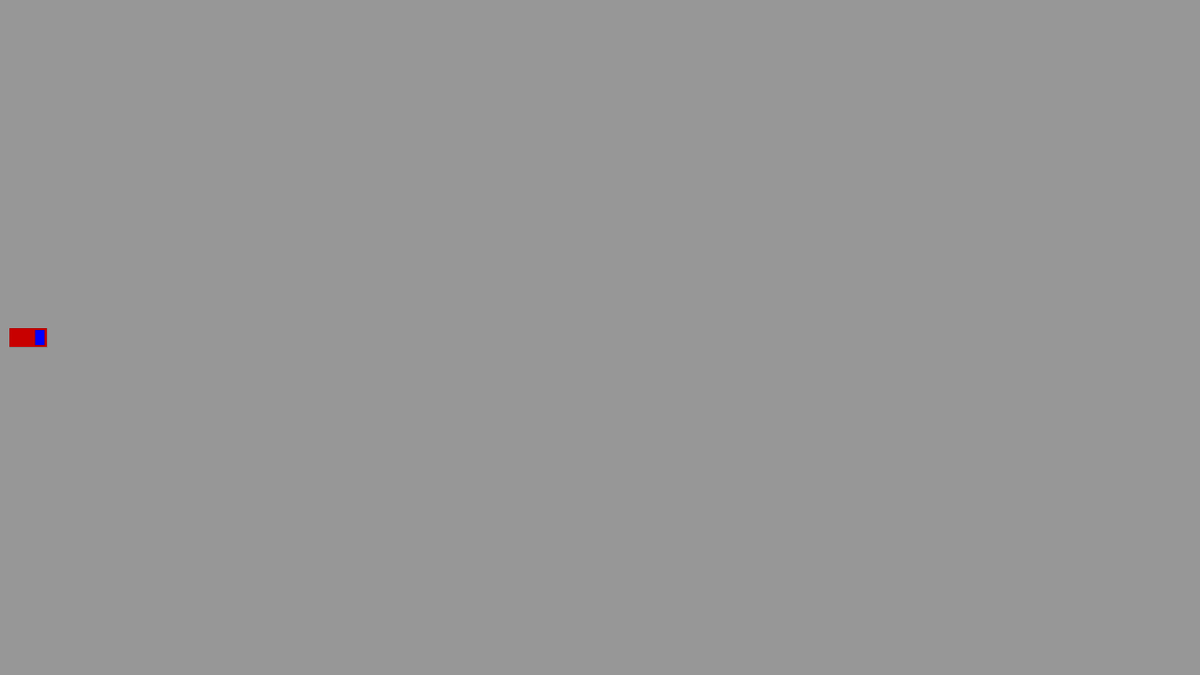
Frame 1 (no input)
Frame 60 (the mouse pressed at the canvas centre just before this capture): identical to frame 1, image omitted
Frame 120 (the mouse held since frame 60 and released just before this capture): identical to frame 1, image omitted

The Processing sketch that drew this single still picture (run headless with seeded random() and noise(); from frame 60 on, the mouse is pressed at the canvas centre):

// Processing sketch: autoISenzori
// ── autoISenzori.pde
Car car;
PVector start;

void setup(){
size(1280,720);
background(151);

start = new PVector(30,height/2);

car = new Car(start.x,start.y);


}



void draw(){
  background(151);

  car.move();
  car.show();
  


}

// ── Car.pde





class Car {
  PVector loc, vel, acc;
  float radius;

  float fitness;
  float fitnessMultiplier;

  float distTravelled;
  
  Sensor f, fr, fl, r, l;
  float frontS, frontRightS, frontLeftS, rightS, leftS;


  //int step = 0;
  float steering, speed, topSpeed;

  Car(float x, float y) {
    loc = new PVector(x, y);
    acc = new PVector(0.1, 0);
    vel = new PVector();
    radius = 20; 
    steering = 0;
    speed = 0;
    topSpeed = 3;

    distTravelled = 0;
    fitness = 0;
    fitnessMultiplier = 0.9;
  }


  void move() {

    if (true) {
      //update(); //Brzina i skretanje se postavljaju.

      //vel.add(acc);
      //loc.add(vel);
      //distTravelled+= vel.get().mag();

      //Inicijalizacija senzora. (Kutevi:  0.349rad = 20deg, 0.873 = 50deg)   
      PVector norm = vel.get().normalize();
      f = new Sensor(loc, norm);                        //
      fr = new Sensor(loc, norm.get().rotate(0.349));   // 
      fl = new Sensor(loc, norm.get().rotate(-0.349));  // Inicijalizacija i crtanje senzora.
      r = new Sensor(loc, norm.get().rotate(0.873));    //
      l = new Sensor(loc, norm.get().rotate(-0.873));   //

      frontS = f.see();          //
      frontRightS = fr.see();    //
      frontLeftS = fl.see();     // Omogucavanje senzorima da "vide".
      rightS = r.see();          // see() u Sensor class
      leftS = l.see();           //
    }
  }




  void update() {

    //Utjecanje na skretanje auta. (-1 -> lijevo; 1 -> desno)
    float steeringAngle = map(steering, -1, 1, -0.05, 0.05);
    acc.rotate(steeringAngle); 

    //Postavljanje limita na brzinu, tj. izravno utjecanje na brzinu auta.
    float speedLimit = map(speed, -1, 1, 0, 3);
    if (speed > 1) {
      vel.limit(topSpeed);
    } else if (speed < -1) {
      vel.limit(0);
    } else {
      vel.limit(speedLimit);
    } 

    //checkpointDetection();
    fitness = distTravelled * fitnessMultiplier;

    /*
    textSize(24);
    fill(0);
    text("fitness: " + fitness, 10, 30);
    text("multiplier: " + fitnessMultiplier, 10, 60);
    text("travelled: " + distTravelled, 10, 90);
    */

    //println(speed);
  }


  
  /*void checkpointDetection() {      // Provjerava je li auto došao do checkpointa te
                                    // postavlja fitness multiplier ovisno o tome.
    textSize(24);
    fill(0);
    stroke(255,0,0);
    int i = 0;
    for (Checkpoint c : cp) {
      if (dist(loc.x, loc.y, c.location.x, c.location.y) < c.radius/2) { 
        fitnessMultiplier = (i+1)*0.25 +1;   // Ako auto dođe do checkpointa tada se postavlja određeni multiplier.
        c.passed = true;        
      } 
    i++;
    }
    

  }


  
  boolean isDead() {      //Ispituje dali je auto udario u zid (ako je; "umire")
    //zid stazeii      
    if (wallDist <= 20) {
      return true;
    }
    //zid prozora
    else if (loc.x < 0 || loc.x > width || loc.y < 0 || loc.y > height) {
      return true;
    } else {
      return false;
    }
  }

  */

  void show() {
    float theta = vel.heading2D() + PI/2;   //Kut okretanja crteža auta.
    fill(210);
    noStroke();

    pushMatrix();
    translate(loc.x, loc.y);    
    //Crtanje senzornih zraka.
    if (true) {
      f.show();
      fr.show();
      fl.show();
      r.show();
      l.show();
    }

    //Crtanje autića.    
    rotate(theta);
    rectMode(CENTER);
    if (true) {
      fill(200, 0, 0);
      rect(0, 0, radius, 2*radius); //Tijelo auta
      fill(0, 0, 255);
      rect(0, -radius/1.6, radius-radius/5, radius/2); // Vjetrobransko staklo
    } else {
      fill(100);
      rect(0, 0, radius, 2*radius);
      fill(55);
      rect(0, -radius/1.6, radius-radius/5, radius/2);
    }

    popMatrix();
    //pisiPoEkranu();
  }
  /*
  void pisiPoEkranu(){
    textSize(24);
    fill(0);
    text("l: " + leftS, 10, 590); 
    text("fl: " + frontLeftS, 10, 620); 
    text("f: " + frontS, 10, 650); 
    text("fr: " + frontRightS, 10, 680); 
    text("r: " + rightS, 10, 710); 
  }
  */
}

// ── Senzor.pde
float wallDist = 1000;

class Sensor{
  PVector dir;
  PVector loc;
  float x3,y3,x4,y4;
  float sensorStrength = 270;
  
  Sensor(PVector location_, PVector dir_){
    dir = dir_.get();
    loc = location_.get();
    x3 = loc.x;
    y3 = loc.y;
    
    dir.setMag(sensorStrength);
    x4 = dir.x+loc.x;
    y4 = dir.y+loc.y;
  }
  
  void show(){
  //Crtanje senzora.
      stroke(13);
      strokeWeight(0.1);
      line(0,0,dir.x,dir.y);
  }
  
  
  float see(){
    float tempUdaljenost = 0;
    float udaljenost = sensorStrength;
    float sjecisteX = loc.x, sjecisteY = loc.y;
    
    /*for(Obstacle o : obst){
      strokeWeight(5);
      
      float x1 = o.x1;
      float y1 = o.y1;
      float x2 = o.x2;
      float y2 = o.y2;
         
      float uA = ((x4-x3)*(y1-y3) - (y4-y3)*(x1-x3)) / ((y4-y3)*(x2-x1) - (x4-x3)*(y2-y1));  //Matematicki izracun za dobivanje tocke
      float uB = ((x2-x1)*(y1-y3) - (y2-y1)*(x1-x3)) / ((y4-y3)*(x2-x1) - (x4-x3)*(y2-y1));  //do koje pojedini senzor "vidi".
      
      if (uA >= 0 && uA <= 1 && uB >= 0 && uB <= 1) {
        float tempX = x1 + (uA*(x2-x1));
        float tempY = y1 + (uA*(y2-y1));      
        tempUdaljenost = dist(x3,y3,tempX,tempY);
        
        if(tempUdaljenost < udaljenost){
          udaljenost = tempUdaljenost;
          sjecisteX = tempX;    //Pronalazenje do koje tocke 
          sjecisteY = tempY;    //senzor vidi (ne vidi dalje od zida).
        }

      }else if(uA <= 0 && uA >= 1 && uB <= 0 && uB >= 1){
        udaljenost = sensorStrength;
      }
    }*/
    
    strokeWeight(5);
    stroke(0,0,0,100);
    line(x3,y3,sjecisteX,sjecisteY);   // Podebljavanje dio senzora koji oznacuje vidno polje. 
    
    wallDist = udaljenost;   
    return udaljenost;     // Vraca udaljenost od zida. BITNO!!
    
  }
  
}


/*
void pisiPoEkranu(){
  textSize(24);
  fill(0);
  text("l: " + leftS, 10, 590); 
  text("fl: " + frontLeftS, 10, 620); 
  text("f: " + frontS, 10, 650); 
  text("fr: " + frontRightS, 10, 680); 
  text("r: " + rightS, 10, 710); 

}
*/
